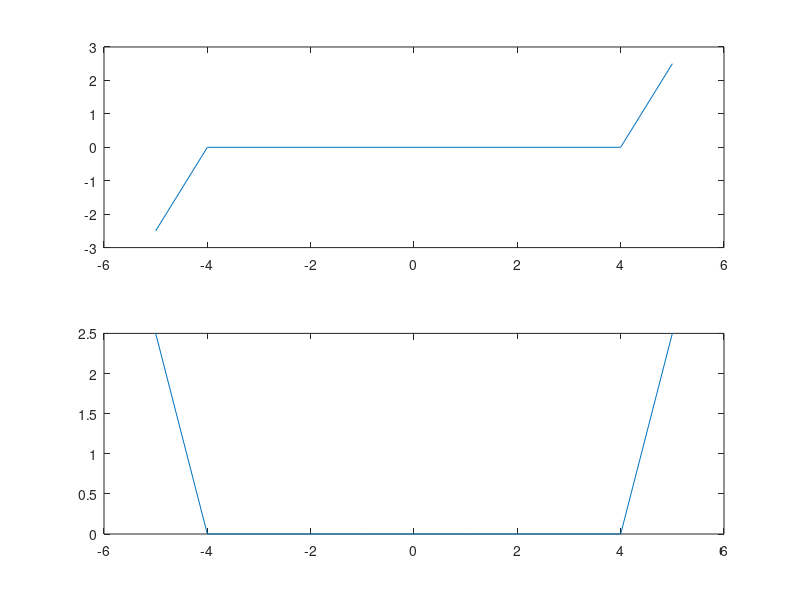

Write the MATLAB code that produced this figure.
x = input('Enter the sequence :');
n = input('Indices : ');
x1 = fliplr(x);
m = -fliplr(n);
yn= min(min(m), min(n)):max(max(m), max(n));
y1 = zeros(1,length(yn));
y2 = y1;
y1(find((yn>= min(n))&(yn<= max(n))==1))=x;
y2(find((yn>= min(m))&(yn<=max(m))==1))=x1;
odd = (y1-y2)*0.5;
even = (y1 + y2)*0.5;
subplot(2,1,1)
plot(yn, odd)
subplot(2,1,2)
plot(yn, even)